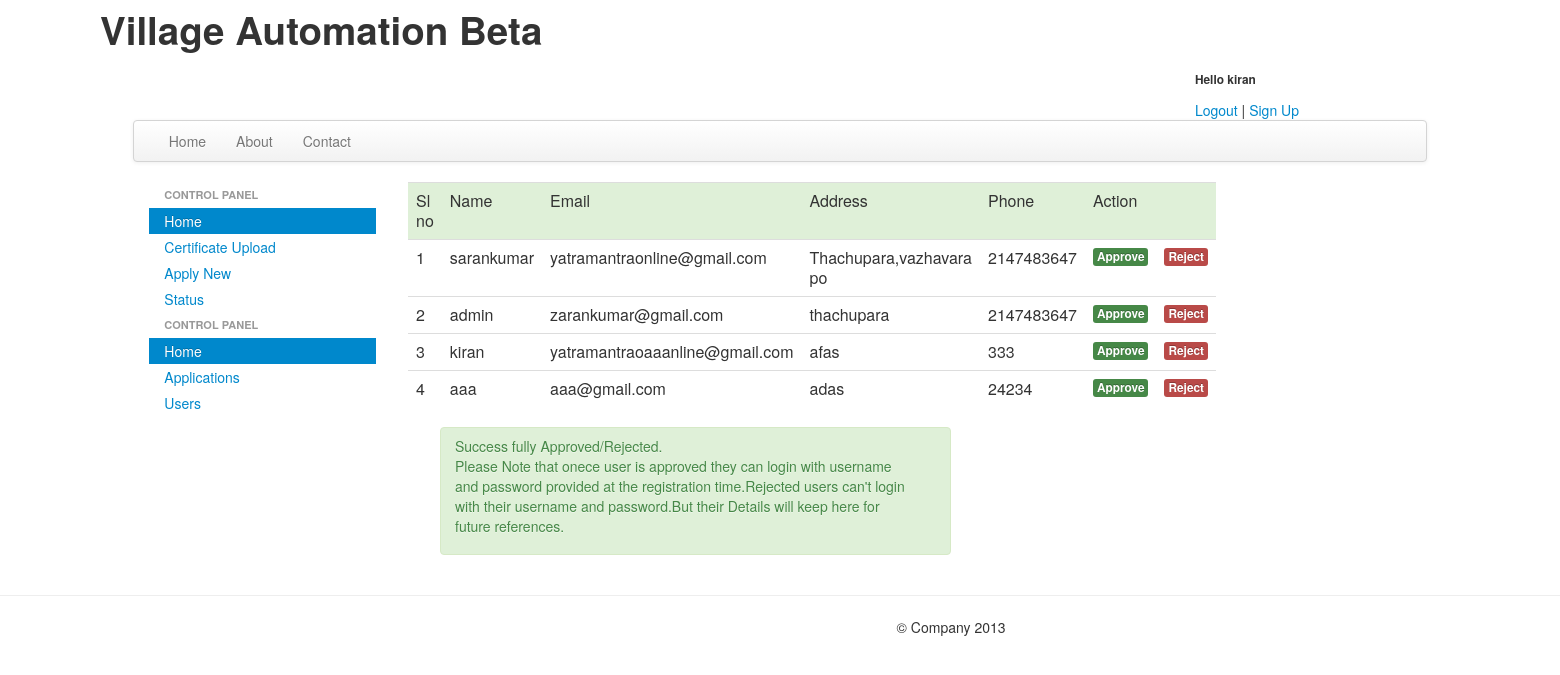
Screenshot of /users.php?u=7&a=t (signed in) with the database file from the repository.
### tables this page shows
CREATE TABLE IF NOT EXISTS `registration` (
  `name` varchar(30) NOT NULL,
  `email` varchar(30) NOT NULL,
  `address` varchar(50) NOT NULL,
  `phone` int(8) NOT NULL,
  `username` varchar(20) NOT NULL,
  `pass` varchar(20) NOT NULL,
  PRIMARY KEY (`username`),
  UNIQUE KEY `email` (`email`)
);

### users.php (the view, shortened to what this page needs)
<?php
include'menu.php';
$i=1;
$sql="select * from registration";
$res=mysql_query($sql);
?>
<div class="container-fluid">
<div class="row-fluid">
<?php include'sidemenu.php'; ?>
<div class="span8">
<?php if(isset($_SESSION['user'])) { ?>
   <div class="span6">
<table width="100%" border="0" class="table">
  <tr class="success">
    <td>Sl no</td>
    <td>Name</td>
    <td>Email</td>
    <td>Address</td>
    <td>Phone </td>
    <td>Action</td>
    <td></td>
  </tr>
 <?php while ($row = mysql_fetch_assoc($res)) { ?>
  <tr>
    <td> <?php echo "$i"; ?></td>
    <td><?php echo $row["name"];?></td>
    <td><?php echo $row["email"];?></td>
    <td><?php echo $row["address"];?></td>
    <td><?php echo $row["phone"];?></td>
    <td>
    <a href="<?php echo $_SERVER['PHP_SELF']; ?>?u=<?php echo $row["username"];?>&a=t"><span class="label label-success">Approve</span></a>
    </td>
    <td><a href="<?php echo $_SERVER['PHP_SELF']; ?>?u=<?php echo $row["username"];?>&a=f" ><span class="label label-important">Reject</span></a></td>
  </tr>
 <?php
 $i=$i+1;
  } ?>
</table>
</div>
    <?php } ?>
</div>
</div>
<?php if(isset($_GET['u'])){ ?>
<div class=" span6 offset5 alert alert-success">
   Success fully Approved/Rejected.<p>
   Please Note that onece user is approved they can login with username and password provided at the registration time.Rejected
   users can't login with their username and password.But their Details will keep here for future references.
    </div>
    <?php } ?>
</div>
<?php include'bottom.php'; ?>

### rows the page displays
registration: name "sarankumar", email "yatramantraonline@gmail.com", address "Thachupara,vazhavara po", phone "2147483647"
registration: name "admin", email "zarankumar@gmail.com", address "thachupara", phone "2147483647"
registration: name "kiran", email "yatramantraoaaanline@gmail.com", address "afas", phone "333"
registration: name "aaa", email "aaa@gmail.com", address "adas", phone "24234"

### other values shown
$_SESSION['user'] "kiran"
